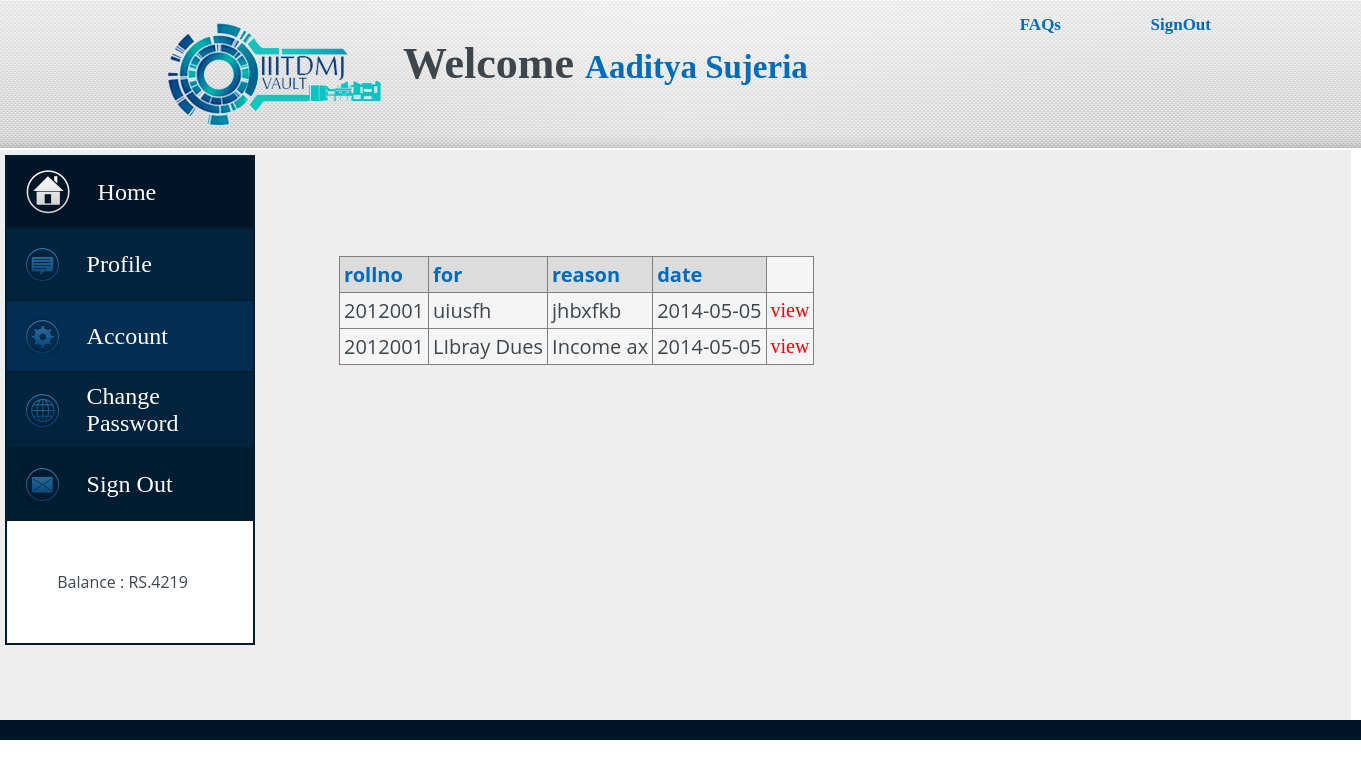
The app's page /preapp.php (signed in) with its own data.
### tables this page shows
CREATE TABLE IF NOT EXISTS `app` (
  `id` int(10) NOT NULL AUTO_INCREMENT,
  `rollno` int(7) NOT NULL,
  `fora` varchar(50) NOT NULL,
  `reason` varchar(50) NOT NULL,
  `date` date NOT NULL,
  `category` varchar(10) NOT NULL,
  `phone_no` int(10) NOT NULL,
  `room_no` varchar(10) NOT NULL,
  `Hall` varchar(5) NOT NULL,
  PRIMARY KEY (`id`),
  KEY `rollno` (`rollno`)
);

### preapp.php (the view, shortened to what this page needs)
<?php
		include('up.php');
			$qry='SELECT * FROM app WHERE ROLLNO='.$_SESSION['ROLLNO'].' ORDER BY id DESC';
			$result=mysql_query($qry);
			echo '<table border="1">
			<th>rollno</th>
			<th>for</th>
			<th>reason</th>
			<th>date</th>';
			while ($row = mysql_fetch_assoc($result))
			{
					echo ' <tr>
						<td>'.$row['rollno'].'</td>
						<td>'.$row['fora'].'</td>
						<td>'.$row['reason'].'</td>
						<td>'.$row['date'].'</td>
						<td><a name="$row[\'id\']" href="preapp2.php?id='.$row['id'].'">view</a></td>
						</tr>';
			}
			echo '</table>';
			include('down.php');
?>

### css.css (style rules this page uses)
body, input, textarea, select, button, .normal { font-family: "Open Sans","lucida grande","Segoe UI",arial,verdana,"lucida sans unicode",tahoma,sans-serif; font-size: 13px; color: #3d464d; font-weight: normal; }
body { margin: 0 0 0 0; }
a { text-decoration: blink; color: white; font-size: 25; font-family: segoe ui light; }
#main-right table { font-size: 20; margin: 1em 1em 1em 0; background: whitesmoke; border-collapse: collapse; }
#main-right table th, table td { border: 1px silver gainsboro; padding: 0.2em; }
#main-right table th { font-size: 20; background: gainsboro; text-align: left; }
#main-right a { font-size: 20; color:red; }
#main-right th { font-size: 25px; color: #006abb; }

### records on screen
app: rollno "2012001", fora "uiusfh", reason "jhbxfkb", date "2014-05-05"
app: rollno "2012001", fora "LIbray Dues", reason "Income ax", date "2014-05-05"

### other values on screen
$_SESSION['NAME'] "Aaditya Sujeria"
$_SESSION['BALANCE'] "4219"
